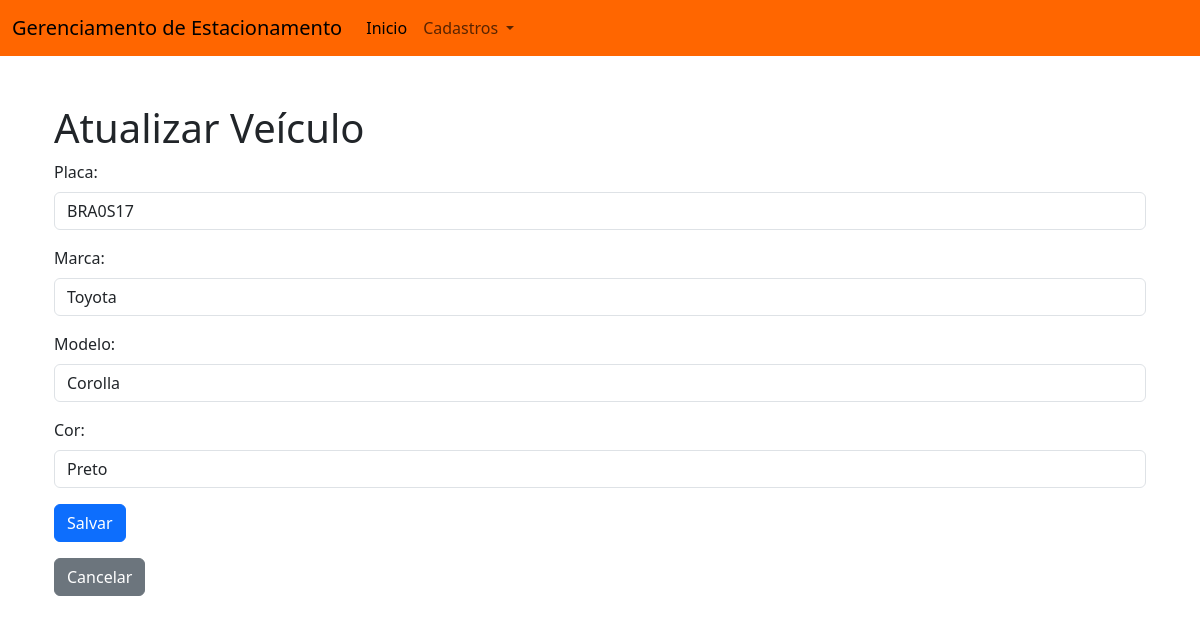
Page /veiculos/edit/1/ on the committed database.
### monitoramento/models.py (models this page shows, shortened)
class Veiculo(models.Model):
    placa = models.CharField(max_length=7, unique=True)
    marca = models.CharField(max_length=50)
    modelo = models.CharField(max_length=50)
    cor = models.CharField(max_length=20)

### monitoramento/views.py (the view, shortened to what this page needs)
# urls.py: path('veiculos/edit/<int:veiculo_id>/', views.atualizar_veiculo, name='veiculos_edit'),
def atualizar_veiculo(request, veiculo_id):
    veiculo = get_object_or_404(Veiculo, id=veiculo_id)
    return render(request, 'monitoramento/veiculos_edit.html', {'veiculo': veiculo})

### monitoramento/templates/monitoramento/veiculos_edit.html (shortened to what this page needs)
{% extends 'base.html' %}
{% block content %}
    <div class="container mt-5">
        <h1>Atualizar Veículo</h1>
        <form method="post">
            <div class="mb-3">
                <label for="placa" class="form-label">Placa:</label>
                <input type="text" class="form-control" name="placa" id="placa" value="{{ veiculo.placa }}" required>
            </div>
            <div class="mb-3">
                <label for="marca" class="form-label">Marca:</label>
                <input type="text" class="form-control" name="marca" id="marca" value="{{ veiculo.marca }}" required>
            </div>
            <div class="mb-3">
                <label for="modelo" class="form-label">Modelo:</label>
                <input type="text" class="form-control" name="modelo" id="modelo" value="{{ veiculo.modelo }}" required>
            </div>
            <div class="mb-3">
                <label for="cor" class="form-label">Cor:</label>
                <input type="text" class="form-control" name="cor" id="cor" value="{{ veiculo.cor }}" required>
            </div>
            <button type="submit" class="btn btn-primary">Salvar</button>
        </form>
        <a href="{% url 'crud_veiculos' %}" class="btn btn-secondary mt-3">Cancelar</a>
    </div>
{% endblock %}

### templates/base.html (style rules this page uses)
html, body { height: 100%; }

### rows in the picture
Veiculo: placa "BRA0S17", marca "Toyota", modelo "Corolla", cor "Preto"
